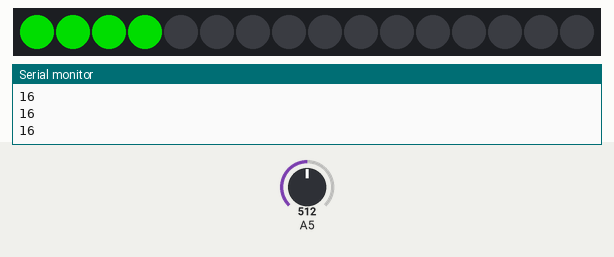
This sketch was run on a simulated Arduino Uno, built with avr-gcc and run on an emulated ATmega328P. On the bench: 16 RGB LEDs in strip order, left to right, the last lines printed to the serial monitor. The test bench sets the inputs (shaded band); at power-on: A5 = 512. Dim RGB values are drawn brighter than linear.

Above: at 1.2 s.
1.3 s: A5 set to 122
4.3 s: A5 set to 135
At 4.55 s:
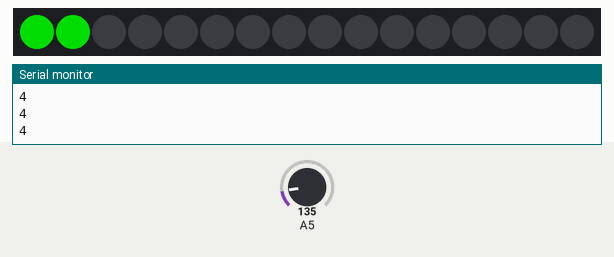
5.8 s: A5 set to 306
At 6.82 s:
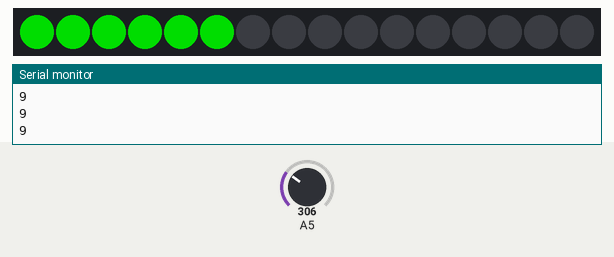
7.8 s: A5 set to 6
At 9.0 s:
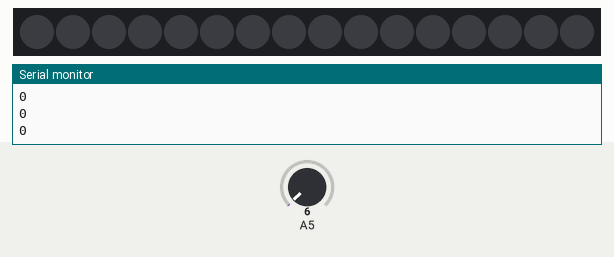
9.3 s: A5 set to 900
At 9.69 s:
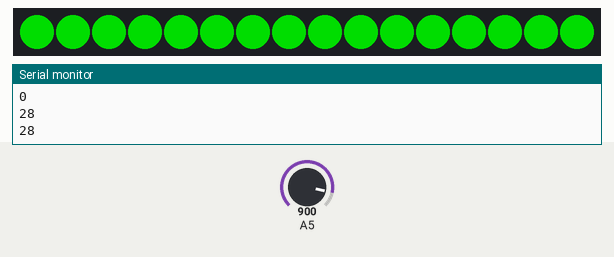
Timing chart, 0 to 12.3 s (numbered marks = the images above; inputs shaded):
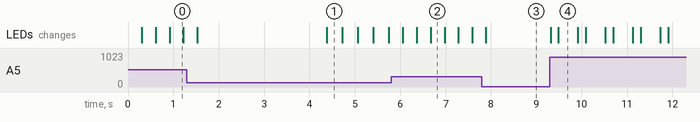

The sketch:

sonic_sensor.ino
```cpp
#include <Adafruit_NeoPixel.h>
int PIN = 6;
int NUMPIXELS = 16;
Adafruit_NeoPixel pixels = Adafruit_NeoPixel(NUMPIXELS, PIN, NEO_GRB + NEO_KHZ800);

void setup() {
  // put your setup code here, to run once:
  Serial.begin(9600);
  pixels.begin();
}

void loop() {
  // put your main code here, to run repeatedly:

//  if(analogRead(A5)>200){
//    digitalWrite(11,HIGH);
//    delay(5000);
//    digitalWrite(11,LOW);
  int numPixel = 16*analogRead(A5)/500;
  Serial.println(numPixel);
  for(int i=0; i<16; i++){
      pixels.setPixelColor(i, pixels.Color(0,0,0));
  }
  pixels.show();
  for(int i=0; i<numPixel; i++){
      pixels.setPixelColor(i, pixels.Color(0,150,0));
      delay(10);
      pixels.show();
  }
}
```

Measured:
- after the input at 4.3 s, the LEDs: change after 0.08 s (image 1)
- after the input at 7.8 s, the LEDs: change after 0.09 s (image 3)
- after the input at 9.3 s, the LEDs: first change at once (image 4 shows a later state)
- what the display in image 4 shows lasts 0.4 s, from 9.5 s to 9.9 s
